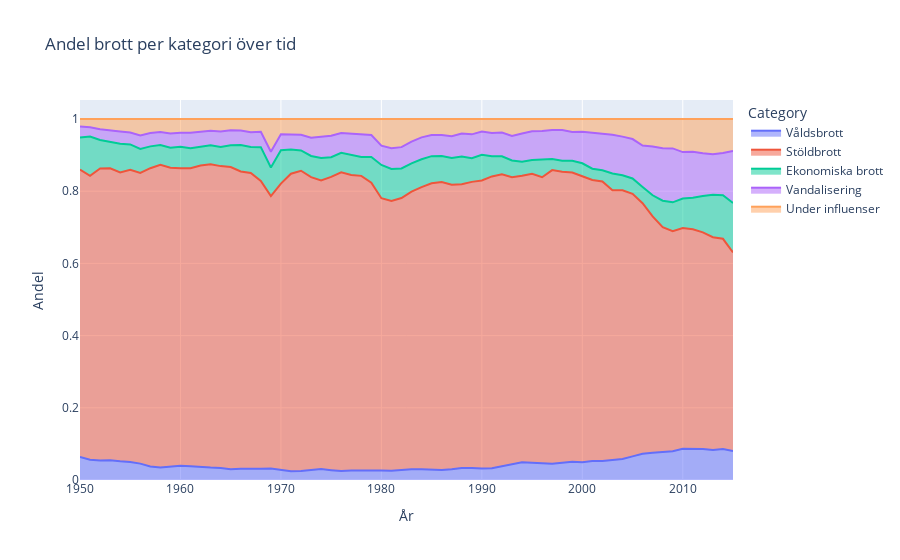

The code cell stored with this chart in its notebook:
### Code cell
# Definiera brottskategorier
violent_crimes = ['murder', 'assault', 'rape', 'sexual.offenses']
theft_crimes = ['burglary', 'vehicle.theft', 'shop.theft', 'stealing.general', 'out.of.vehicle.theft', 'robbery']
vandal_crimes = ['criminal.damage']
alc_and_drug_crimes = ['narcotics', 'drunk.driving']
economic_crimes = ['fraud']

# Skapa nya kolumner med summor per kategori
df['Violent'] = df[violent_crimes].sum(axis=1)
df['Theft'] = df[theft_crimes].sum(axis=1)
df['Vandal'] = df[vandal_crimes].sum(axis=1)
df['Alc/Drug'] = df[alc_and_drug_crimes].sum(axis=1)
df['Economic'] = df[economic_crimes].sum(axis=1)


# Om du vill visa andel istället för absolut antal
df['Total_categorized'] = df['Violent'] + df['Theft'] + df['Economic'] + df['Vandal'] + df['Alc/Drug']
df['Violent_share'] = df['Violent'] / df['Total_categorized']
df['Theft_share'] = df['Theft'] / df['Total_categorized']
df['Economic_share'] = df['Economic'] / df['Total_categorized']
df['Vandal_share'] = df['Vandal'] / df['Total_categorized']
df['Alc_Drug_share'] = df['Alc/Drug'] / df['Total_categorized']

# Skapa ett "long format" för Plotly
df_long = df.melt(
    id_vars=['Year'],
    value_vars=['Violent_share', 'Theft_share', 'Economic_share', 'Vandal_share', 'Alc_Drug_share'],
    var_name='Category',
    value_name='Share'
)

# Byt namn för snyggare labels
df_long['Category'] = df_long['Category'].replace({
    'Violent_share': 'Våldsbrott',
    'Theft_share': 'Stöldbrott',
    'Economic_share': 'Ekonomiska brott',
    'Vandal_share': 'Vandalisering',
    'Alc_Drug_share': 'Under influenser'
})

# Plotta med Plotly
fig = px.area(
    df_long,
    x='Year',
    y='Share',
    color='Category',
    title='Andel brott per kategori över tid',
    labels={'Share':'Andel', 'Year':'År'}
)

fig.show()

### Figure 1 — Plotly figure (JSON) as saved in the notebook; plotly's stock layout.template omitted (floating-point values rounded to 4 significant figures)
{"data": [{"fillpattern": {"shape": ""}, "hovertemplate": "Category=Våldsbrott<br>År=%{x}<br>Andel=%{y}<extra></extra>", "legendgroup": "Våldsbrott", "line": {"color": "#636efa"}, "marker": {"symbol": "circle"}, "mode": "lines", "name": "Våldsbrott", "orientation": "v", "showlegend": true, "stackgroup": "1", "type": "scatter", "x": [1950, 1951, 1952, 1953, 1954, 1955, 1956, 1957, 1958, 1959, 1960, 1961, 1962, 1963, 1964, 1965, 1966, 1967, 1968, 1969, 1970, 1971, 1972, 1973, 1974, 1975, 1976, 1977, 1978, 1979, 1980, 1981, 1982, 1983, 1984, 1985, 1986, 1987, 1988, 1989, 1990, 1991, 1992, 1993, 1994, 1995, 1996, 1997, 1998, 1999, 2000, 2001, 2002, 2003, 2004, 2005, 2006, 2007, 2008, 2009, 2010, 2011, 2012, 2013, 2014, 2015], "xaxis": "x", "y": [0.06406, 0.05641, 0.0539, 0.05497, 0.05182, 0.05004, 0.04538, 0.03765, 0.03451, 0.03622, 0.03932, 0.03823, 0.03551, 0.0344, 0.03313, 0.02979, 0.0312, 0.03037, 0.03139, 0.0318, 0.02902, 0.02451, 0.02503, 0.02668, 0.03025, 0.02719, 0.02472, 0.02602, 0.02676, 0.02709, 0.02621, 0.02596, 0.02881, 0.02999, 0.03012, 0.02955, 0.02772, 0.02988, 0.03317, 0.03327, 0.03153, 0.03261, 0.03769, 0.04417, 0.04915, 0.04768, 0.04531, 0.04468, 0.04746, 0.05059, 0.04938, 0.05259, 0.05283, 0.05531, 0.05831, 0.0655, 0.07294, 0.07532, 0.07773, 0.07986, 0.08681, 0.08616, 0.08601, 0.08284, 0.0856, 0.08059], "yaxis": "y"}, {"fillpattern": {"shape": ""}, "hovertemplate": "Category=Stöldbrott<br>År=%{x}<br>Andel=%{y}<extra></extra>", "legendgroup": "Stöldbrott", "line": {"color": "#EF553B"}, "marker": {"symbol": "circle"}, "mode": "lines", "name": "Stöldbrott", "orientation": "v", "showlegend": true, "stackgroup": "1", "type": "scatter", "x": [1950, 1951, 1952, 1953, 1954, 1955, 1956, 1957, 1958, 1959, 1960, 1961, 1962, 1963, 1964, 1965, 1966, 1967, 1968, 1969, 1970, 1971, 1972, 1973, 1974, 1975, 1976, 1977, 1978, 1979, 1980, 1981, 1982, 1983, 1984, 1985, 1986, 1987, 1988, 1989, 1990, 1991, 1992, 1993, 1994, 1995, 1996, 1997, 1998, 1999, 2000, 2001, 2002, 2003, 2004, 2005, 2006, 2007, 2008, 2009, 2010, 2011, 2012, 2013, 2014, 2015], "xaxis": "x", "y": [0.7959, 0.7863, 0.8088, 0.8083, 0.8001, 0.8094, 0.8052, 0.826, 0.8387, 0.8286, 0.8244, 0.8255, 0.8359, 0.84, 0.8363, 0.8372, 0.8236, 0.8201, 0.7968, 0.7546, 0.7922, 0.8239, 0.8316, 0.8122, 0.7995, 0.8123, 0.8277, 0.819, 0.8157, 0.7965, 0.7545, 0.7471, 0.7521, 0.7689, 0.7813, 0.7923, 0.798, 0.7878, 0.786, 0.7926, 0.7981, 0.8084, 0.8089, 0.7947, 0.7937, 0.8007, 0.7934, 0.8137, 0.8063, 0.8014, 0.7921, 0.7784, 0.7742, 0.7473, 0.7441, 0.727, 0.6938, 0.6547, 0.6228, 0.6091, 0.6113, 0.6081, 0.5999, 0.5897, 0.5826, 0.5499], "yaxis": "y"}, {"fillpattern": {"shape": ""}, "hovertemplate": "Category=Ekonomiska brott<br>År=%{x}<br>Andel=%{y}<extra></extra>", "legendgroup": "Ekonomiska brott", "line": {"color": "#00cc96"}, "marker": {"symbol": "circle"}, "mode": "lines", "name": "Ekonomiska brott", "orientation": "v", "showlegend": true, "stackgroup": "1", "type": "scatter", "x": [1950, 1951, 1952, 1953, 1954, 1955, 1956, 1957, 1958, 1959, 1960, 1961, 1962, 1963, 1964, 1965, 1966, 1967, 1968, 1969, 1970, 1971, 1972, 1973, 1974, 1975, 1976, 1977, 1978, 1979, 1980, 1981, 1982, 1983, 1984, 1985, 1986, 1987, 1988, 1989, 1990, 1991, 1992, 1993, 1994, 1995, 1996, 1997, 1998, 1999, 2000, 2001, 2002, 2003, 2004, 2005, 2006, 2007, 2008, 2009, 2010, 2011, 2012, 2013, 2014, 2015], "xaxis": "x", "y": [0.08867, 0.1086, 0.07902, 0.07364, 0.07941, 0.0703, 0.06636, 0.06053, 0.05478, 0.05543, 0.05942, 0.05529, 0.05161, 0.05308, 0.05293, 0.06029, 0.07335, 0.07174, 0.09383, 0.07904, 0.09258, 0.06714, 0.05634, 0.05867, 0.06235, 0.05465, 0.0538, 0.05463, 0.0521, 0.07097, 0.09191, 0.08874, 0.08189, 0.07824, 0.07693, 0.07519, 0.07146, 0.07427, 0.07664, 0.06551, 0.0711, 0.05572, 0.05026, 0.04637, 0.03879, 0.03794, 0.04951, 0.03064, 0.0305, 0.03227, 0.03575, 0.03138, 0.03114, 0.04667, 0.04186, 0.04271, 0.04478, 0.05861, 0.07313, 0.08014, 0.08155, 0.08767, 0.1005, 0.1178, 0.1208, 0.137], "yaxis": "y"}, {"fillpattern": {"shape": ""}, "hovertemplate": "Category=Vandalisering<br>År=%{x}<br>Andel=%{y}<extra></extra>", "legendgroup": "Vandalisering", "line": {"color": "#ab63fa"}, "marker": {"symbol": "circle"}, "mode": "lines", "name": "Vandalisering", "orientation": "v", "showlegend": true, "stackgroup": "1", "type": "scatter", "x": [1950, 1951, 1952, 1953, 1954, 1955, 1956, 1957, 1958, 1959, 1960, 1961, 1962, 1963, 1964, 1965, 1966, 1967, 1968, 1969, 1970, 1971, 1972, 1973, 1974, 1975, 1976, 1977, 1978, 1979, 1980, 1981, 1982, 1983, 1984, 1985, 1986, 1987, 1988, 1989, 1990, 1991, 1992, 1993, 1994, 1995, 1996, 1997, 1998, 1999, 2000, 2001, 2002, 2003, 2004, 2005, 2006, 2007, 2008, 2009, 2010, 2011, 2012, 2013, 2014, 2015], "xaxis": "x", "y": [0.03055, 0.02558, 0.02986, 0.03101, 0.03398, 0.03307, 0.03772, 0.03694, 0.03601, 0.03953, 0.03888, 0.04276, 0.04232, 0.03991, 0.04285, 0.04154, 0.03979, 0.0411, 0.04264, 0.04364, 0.04379, 0.04245, 0.0434, 0.05033, 0.05772, 0.05936, 0.05503, 0.05935, 0.06177, 0.06099, 0.0537, 0.05739, 0.05922, 0.06028, 0.06081, 0.05869, 0.0583, 0.06038, 0.06419, 0.06611, 0.0646, 0.06428, 0.06566, 0.06798, 0.07813, 0.07977, 0.07878, 0.08057, 0.08494, 0.07996, 0.08751, 0.1002, 0.1005, 0.1071, 0.1069, 0.1092, 0.1151, 0.1352, 0.1451, 0.1495, 0.1287, 0.1275, 0.1186, 0.112, 0.117, 0.1438], "yaxis": "y"}, {"fillpattern": {"shape": ""}, "hovertemplate": "Category=Under influenser<br>År=%{x}<br>Andel=%{y}<extra></extra>", "legendgroup": "Under influenser", "line": {"color": "#FFA15A"}, "marker": {"symbol": "circle"}, "mode": "lines", "name": "Under influenser", "orientation": "v", "showlegend": true, "stackgroup": "1", "type": "scatter", "x": [1950, 1951, 1952, 1953, 1954, 1955, 1956, 1957, 1958, 1959, 1960, 1961, 1962, 1963, 1964, 1965, 1966, 1967, 1968, 1969, 1970, 1971, 1972, 1973, 1974, 1975, 1976, 1977, 1978, 1979, 1980, 1981, 1982, 1983, 1984, 1985, 1986, 1987, 1988, 1989, 1990, 1991, 1992, 1993, 1994, 1995, 1996, 1997, 1998, 1999, 2000, 2001, 2002, 2003, 2004, 2005, 2006, 2007, 2008, 2009, 2010, 2011, 2012, 2013, 2014, 2015], "xaxis": "x", "y": [0.02079, 0.02313, 0.0284, 0.03206, 0.03466, 0.03724, 0.04538, 0.03885, 0.03601, 0.04019, 0.03799, 0.03823, 0.03468, 0.03263, 0.03475, 0.03119, 0.03203, 0.03665, 0.03538, 0.09088, 0.04244, 0.04199, 0.04359, 0.05211, 0.05021, 0.04648, 0.03872, 0.04096, 0.04368, 0.04446, 0.07371, 0.08085, 0.07792, 0.06257, 0.05082, 0.04425, 0.04454, 0.04766, 0.03999, 0.0425, 0.03467, 0.039, 0.03745, 0.04674, 0.04022, 0.03393, 0.03303, 0.0304, 0.03081, 0.03581, 0.03524, 0.03746, 0.0413, 0.04368, 0.04884, 0.05554, 0.07336, 0.07615, 0.08129, 0.08137, 0.09164, 0.09054, 0.09491, 0.09763, 0.09408, 0.08868], "yaxis": "y"}], "layout": {"legend": {"title": {"text": "Category"}, "tracegroupgap": 0}, "title": {"text": "Andel brott per kategori över tid"}, "xaxis": {"anchor": "y", "domain": [0, 1], "title": {"text": "År"}}, "yaxis": {"anchor": "x", "domain": [0, 1], "title": {"text": "Andel"}}}}
